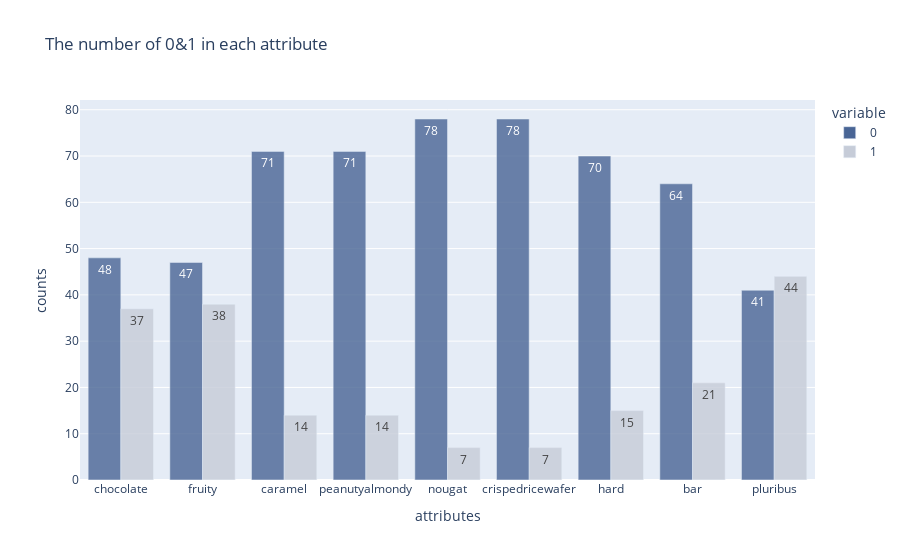

The notebook cell saved with this chart:
### Code cell
fig = go.Figure()
fig = px.bar(count_attribute, barmode="group", text_auto=True, opacity=0.8, \
    color_discrete_sequence=['#496595','#c6ccd8'], title="The number of 0&1 in each attribute")
fig.update_layout(xaxis_title="attributes", yaxis_title="counts", bargap=0.2)

### Figure 1 — Plotly figure (JSON) as saved in the notebook; plotly's stock layout.template omitted (floating-point values rounded to 4 significant figures)
{"data": [{"alignmentgroup": "True", "hovertemplate": "variable=0<br>index=%{x}<br>value=%{y}<extra></extra>", "legendgroup": "0", "marker": {"color": "#496595", "opacity": 0.8, "pattern": {"shape": ""}}, "name": "0", "offsetgroup": "0", "orientation": "v", "showlegend": true, "textposition": "auto", "texttemplate": "%{y}", "type": "bar", "x": ["chocolate", "fruity", "caramel", "peanutyalmondy", "nougat", "crispedricewafer", "hard", "bar", "pluribus"], "xaxis": "x", "y": [48, 47, 71, 71, 78, 78, 70, 64, 41], "yaxis": "y"}, {"alignmentgroup": "True", "hovertemplate": "variable=1<br>index=%{x}<br>value=%{y}<extra></extra>", "legendgroup": "1", "marker": {"color": "#c6ccd8", "opacity": 0.8, "pattern": {"shape": ""}}, "name": "1", "offsetgroup": "1", "orientation": "v", "showlegend": true, "textposition": "auto", "texttemplate": "%{y}", "type": "bar", "x": ["chocolate", "fruity", "caramel", "peanutyalmondy", "nougat", "crispedricewafer", "hard", "bar", "pluribus"], "xaxis": "x", "y": [37, 38, 14, 14, 7, 7, 15, 21, 44], "yaxis": "y"}], "layout": {"bargap": 0.2, "barmode": "group", "legend": {"title": {"text": "variable"}, "tracegroupgap": 0}, "title": {"text": "The number of 0&1 in each attribute"}, "xaxis": {"anchor": "y", "domain": [0, 1], "title": {"text": "attributes"}}, "yaxis": {"anchor": "x", "domain": [0, 1], "title": {"text": "counts"}}}}
